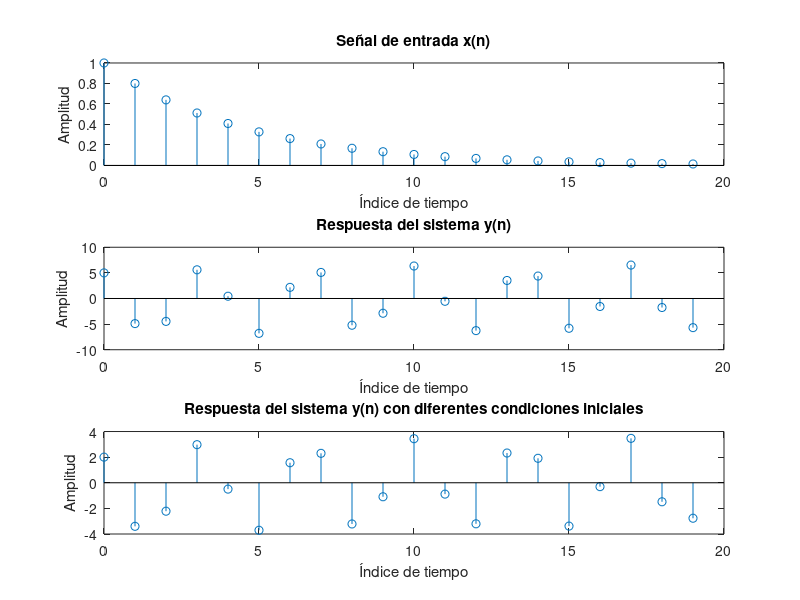

MATLAB code for this plot:
% Entregable    10 – Filtinic/Filter
% Grupo         5CV1
% Equipo        7
% Profesor: José Antonio Flores Escobar
% Integrantes:
%              Hernandez Rodriguez Juan Uriel
%              Vergara Martinez Brenda
%              García Quiroz Gustavo Ivan
%              Gutiérrez Jiménez Cinthia Nayelli
%              Ramírez Carrillo José Emilio
%              Iturbide Serrano Uriel

% Definir la ecuación en diferencias del filtro digital
% y(n) = 2x(n) - 4x(n-1) - 0.5y(n-1) - y(n-2)

% Condiciones iniciales
%      y(-2) = 1
%      y(-1) = 0
%      x(-1) = -1
%      Señal de entrada x(n) = 0.8^n u(n)

% Calcular la respuesta del sistema para 20 muestras usando MATLAB

y = zeros(1,20); % Inicializar vector de salida
y = [1 0 -y]; % Establecer condiciones iniciales de y(n)

n = 0:1:19; % Vector de índices de tiempo

x = 0.8.^n; % Calcular señal de entrada
x = [0 -1 x]; % Establecer condición inicial de x(n)

for n=1:20
    y(n+2) = 2*x(n+2) - 4*x(n+1) - 0.5*y(n+1) - y(n); % Aplicar ecuación en diferencias
end

n = 0:1:19; % Vector de índices de tiempo

% Graficar señal de entrada x(n)
subplot(3, 1, 1);
stem(n, x(3:22));
title('Señal de entrada x(n)');
xlabel('Índice de tiempo');
ylabel('Amplitud');

% Graficar respuesta del sistema y(n)
subplot(3, 1, 2);
stem(n, y(3:22));
title('Respuesta del sistema y(n)');
xlabel('Índice de tiempo');
ylabel('Amplitud');

y = zeros(1,20); % Inicializar vector de salida
y = [0 0 y]; % Establecer condiciones iniciales de y(n)

n = 0:1:19; % Vector de índices de tiempo

x = 0.8.^n; % Calcular señal de entrada
x = [0 0 x]; % Establecer condiciones iniciales de x(n)

for n=1:20
    y(n+2) = 2*x(n+2) - 4*x(n+1) - 0.5*y(n+1) - y(n); % Aplicar ecuación en diferencias
end

n = 0:1:19; % Vector de índices de tiempo

% Graficar respuesta del sistema y(n) con diferentes condiciones iniciales
subplot(3, 1, 3);
stem(n, y(3:22));
title('Respuesta del sistema y(n) con diferentes condiciones iniciales');
xlabel('Índice de tiempo');
ylabel('Amplitud');